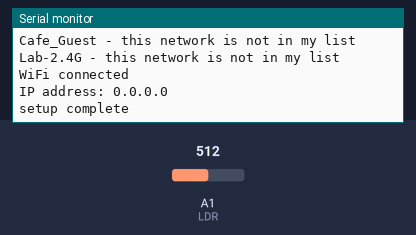
The sketch below on a simulated Arduino MKR. On the bench: the last lines printed to the serial monitor. Inputs (shaded band) come from the test bench; at power-on: A1 (LDR) = 512. A WiFi scan finds three made-up networks; random numbers use the default seed unless the sketch sets one; no MQTT or app messages arrive unless stated; not simulated (calls return 0 or success): arduino_secrets.h.

Above: at 4.2 s.
4.3 s: A1 (LDR) set to 716
At 6.0 s:
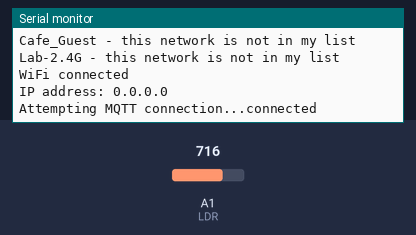
8.5 s: A1 (LDR) set to 900
At 10.0 s:
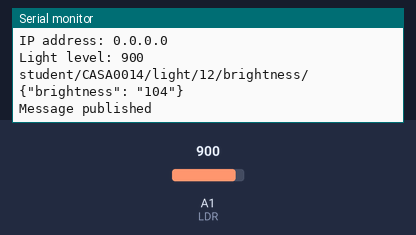

The sketch:

LDR_sernsor.ino
```cpp
#include <WiFiNINA.h>
#include <PubSubClient.h>
#include <utility/wifi_drv.h>   // library to drive to RGB LED on the MKR1010
#include "arduino_secrets.h"

#define LDR A1

const char* ssid          = SECRET_SSID;
const char* password      = SECRET_PASS;
const char* mqtt_username = SECRET_MQTTUSER;
const char* mqtt_password = SECRET_MQTTPASS;
const char* mqtt_server = "mqtt.cetools.org";
const int mqtt_port = 1884;
int status = WL_IDLE_STATUS;


WiFiServer server(80);
WiFiClient wificlient;

WiFiClient mkrClient;
PubSubClient client(mkrClient);


void setup() {
  // Start the serial monitor to show output
  Serial.begin(115200);
  delay(1000);

  WiFi.setHostname("Lumina ucjtdjw");
  startWifi();
  client.setServer(mqtt_server, mqtt_port);
  Serial.println("setup complete");
}

void loop() {
   if (!client.connected()) {
    reconnectMQTT();
  }

  // we also need to make sure we are connected to the wifi
  // otherwise it will be impossible to connect to MQTT!
  if (WiFi.status() != WL_CONNECTED){
    startWifi();
  }

  // check for messages from the broker and ensuring that any outgoing messages are sent.
  client.loop();

  sendmqtt_LDR();

}

void sendmqtt_LDR(){
  int lightLevel = analogRead(LDR);
  Serial.print("Light level: ");
  Serial.println(lightLevel);
  int lightlBrightness = map(lightLevel,0,1023,0,119);
  setbrightness(12, lightlBrightness);
  // for(int i = 0; i <lightNum; i++){
  //   // sprintf(mqtt_message, "{\"pixelid\": %d, \"R\": 0, \"G\": 255, \"B\": 128, \"W\": 255}\n", i);
  //   setbrightness(i+lightN);
  //   // strcat(mqtt_message, led);
  //   // if (i < lightNum) {
  //   //         strcat(mqtt_message, ",\n");
  //   //     }
  // }
  // strcat(mqtt_message, "]}");
  // Serial.println(mqtt_topic_all);
  // Serial.println(mqtt_message);

  // if (client.publish(mqtt_topic_all, mqtt_message)) {
  //   Serial.println("Message published");
  // } else {
  //   Serial.println("Failed to publish message");
  // }
}

void startWifi(){

  // check for the WiFi module:
  if (WiFi.status() == WL_NO_MODULE) {
    Serial.println("Communication with WiFi module failed!");
    // don't continue
    while (true);
  }
  String fv = WiFi.firmwareVersion();
  if (fv < WIFI_FIRMWARE_LATEST_VERSION) {
    Serial.println("Please upgrade the firmware");
  }

  // Function for connecting to a WiFi network
  // is looking for UCL_IoT and a back up network (usually a home one!)
  int n = WiFi.scanNetworks();
  Serial.println("Scan done");
  if (n == 0) {
    Serial.println("no networks found");
  } else {
    Serial.print(n);
    Serial.println(" networks found");
    // loop through all the networks and if you find UCL_IoT or the backup - ssid1
    // then connect to wifi
    Serial.print("Trying to connect to: ");
    Serial.println(ssid);
    for (int i = 0; i < n; ++i){
      String availablessid = WiFi.SSID(i);
      // Primary network
      if (availablessid.equals(ssid)) {
        Serial.print("Connecting to ");
        Serial.println(ssid);
        WiFi.begin(ssid, password);
        while (WiFi.status() != WL_CONNECTED) {
          delay(600);
          Serial.print(".");
        }
        if (WiFi.status() == WL_CONNECTED) {
          Serial.println("Connected to " + String(ssid));
          break; // Exit the loop if connected
        } else {
          Serial.println("Failed to connect to " + String(ssid));
        }
      } else {
        Serial.print(availablessid);
        Serial.println(" - this network is not in my list");
      }

    }
  }


  Serial.println("");
  Serial.println("WiFi connected");
  Serial.print("IP address: ");
  Serial.println(WiFi.localIP());

}

void reconnectMQTT() {
  if (WiFi.status() != WL_CONNECTED){
    startWifi();
  } else {
    //Serial.println(WiFi.localIP());
  }

  // Loop until we're reconnected
  while (!client.connected()) {    // while not (!) connected....
    Serial.print("Attempting MQTT connection...");
    // Create a random client ID
    String clientId = "LuminaSelector";
    clientId += String(random(0xffff), HEX);

    // Attempt to connect
    if (client.connect(clientId.c_str(), mqtt_username, mqtt_password)) {
      Serial.println("connected");
      // ... and subscribe to messages on broker
    } else {
      Serial.print("failed, rc=");
      Serial.print(client.state());
      Serial.println(" try again in 5 seconds");
      // Wait 5 seconds before retrying
      delay(5000);
    }
  }
}

void callback(char* topic, byte* payload, int length) {
  // Handle incoming messages
  Serial.print("Message arrived [");
  Serial.print(topic);
  Serial.print("]: ");
  for (int i = 0; i < length; i++) {
    Serial.print((char)payload[i]);
  }
  Serial.println();

}

 void clearAllColor(int num){
  char mqtt_message[100];
  char mqtt_topic[100];
  sprintf(mqtt_topic, "student/CASA0014/light/%d/all\/",num);
  sprintf(mqtt_message, "{\"method\": \"clear\"}" );
    //sprintf(mqtt_message, "{\"method\": \"allrandom\"}");
    Serial.println(mqtt_topic);
    Serial.println(mqtt_message);
     if (client.publish(mqtt_topic, mqtt_message)) {
        Serial.println("Message published");
    } else {
        Serial.println("Failed to publish message");
    }
    delay(100);
 }

 void setbrightness(int lightID, int brightness){
  char mqtt_message[100];
  char mqtt_topic[100];
  sprintf(mqtt_topic, "student/CASA0014/light/%d/brightness/",lightID);
  sprintf(mqtt_message, "{\"brightness\": \"%d\"}", brightness);
    Serial.println(mqtt_topic);
    Serial.println(mqtt_message);
     if (client.publish(mqtt_topic, mqtt_message)) {
        Serial.println("Message published");
    } else {
        Serial.println("Failed to publish message");
    }
    delay(100);
 }
```

Measured:
- after the input at 8.5 s, the serial monitor: prints a new line after 0.66 s (image 2)
